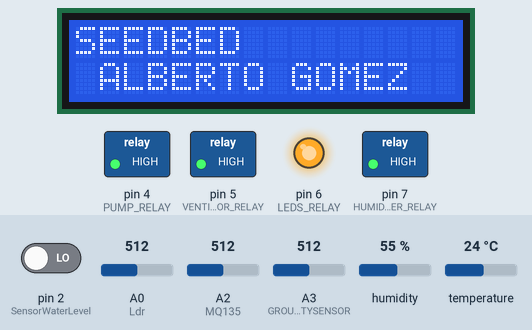
This sketch was run on a simulated Arduino Uno, built with avr-gcc and run on an emulated ATmega328P. On the bench: 16×2 character LCD, switched loads named in the sketch (green lamp = pin HIGH), output pins drawn as LEDs (lit = HIGH). The inputs (shaded band) are chosen by the test bench; at power-on: humidity 55 %, temperature 24 °C, pin 2 (SensorWaterLevel) LOW, A0 (Ldr) = 512, A2 (MQ135) = 512, A3 (GROUNDHUMIDITYSENSOR) = 512. The local clock reads 2024-03-15 10:24:30 at power-on unless the sketch sets it; what the sketch prints to the serial monitor is not drawn.

Above: at 3.3 s.
At 7.5 s:
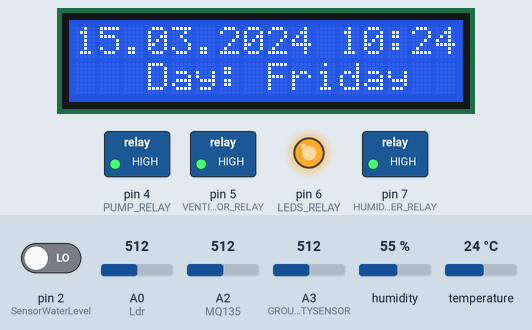
7.6 s: humidity set to 22 %
At 10.2 s:
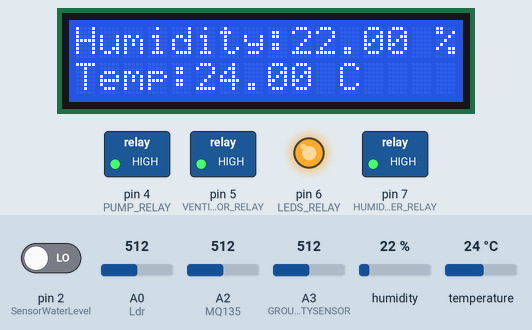
23.5 s: temperature set to 12 °C
At 26.0 s:
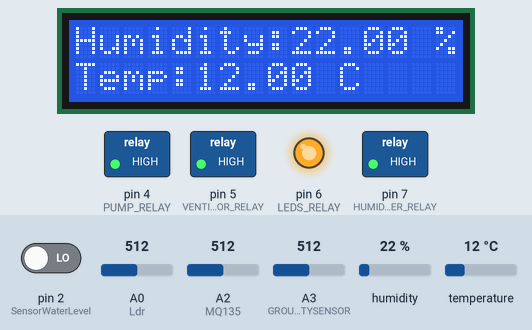
Timing chart, 0 to 27.5 s (numbered marks = the images above; inputs shaded):
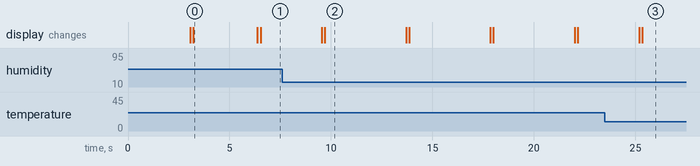

Measured:
- what the display in image 0 shows lasts 3.2 s, from 3.2 s to 6.4 s
- what the display in image 2 shows lasts 4.0 s, from 9.7 s to 13.7 s

The sketch:

Arduino.ino
```cpp
// INCLUDE THE LIBRARIES

#include "DHT.h" // DHT22SENSOR
#include "math.h" // OPERATIONS
#include "stdio.h" // FUNCTIONS
#include "LiquidCrystal.h" // LCD
#include "RTClib.h" // CLOCK
#include <Time.h> // Time

// DEFINE THE CONSTANTS
#define COLS 16 // Rows of LCD
#define ROWS 2 // Files of LCD
#define DHTTYPE DHT22   // DHT 22
#define DHTPin 3     // what digital pin we're connected to
#define Ldr A0 // what digital pin we're connected to
#define MQ135 A2 // what digital pin we're connected to
#define GROUNDHUMIDITYSENSOR A3 // what digital pin we're connected to
#define SensorWaterLevel 2 // what digital pin we're connected to
#define PUMP_RELAY 4 // what digital pin we're connected to
#define VENTILATOR_RELAY 5 // what digital pin we're connected to
#define LEDS_RELAY 6 // what digital pin we're connected to
#define HUMIDIFIER_RELAY 7 // what digital pin we're connected to
#define RL 1000
#define Ro 3600

// INITIALITATION OF THE COMPONENTS
RTC_DS3231 RTC;
const int rs = 8, en = 9, d4 = 10, d5 = 11, d6 = 12, d7 = 13;
LiquidCrystal lcd(rs, en, d4, d5, d6, d7);
DHT dht(DHTPin, DHTTYPE);


// DEFINE MESSAGES LCD
String  daysOfTheWeek[7] = { "Sunday", "Monday", "Tuesday", "Wednesday", "Thursday", "Friday", "Saturday" };
String  monthsNames[12] = { "January", "February", "March", "Abril", "May",  "June", "July", "August", "September", "October", "November", "December" };
String StartingSTr = "INITIALIZING....";
String WelcomeName = " ALBERTO GOMEZ";
String WelcomeString = "SEEDBED";
String TemperatureStr;
String HumidityAirStr;
String HumidityGroundStr;
String Co2Str;
String LDRStr;
String ALERTS;

// DEFINE SYMBOLS FOR LCD
byte Bell[] = {
  B00100,
  B01110,
  B01110,
  B01110,
  B11111,
  B00000,
  B00100,
  B00000
};
byte WaterLevel[] = {
  B10001,
  B10001,
  B10001,
  B11111,
  B11111,
  B11111,
  B11111,
  B11111
};
byte Wait[] = {
  B11111,
  B10001,
  B01010,
  B00100,
  B00100,
  B01010,
  B11111,
  B11111
};
// DEFINE STATUS
float humidityground, temperatureair, humidityair, CO2, LDR;
int   SensorWaterValue = 0, lux;
char pump, ventilator, light, humidifier, gasAlert, waterLevel;
String separator[4]; // positions of actuators
bool statusLEDS=false, statusPUMP=false;


// GLOBAL VARIABLES OF ENVIROMENTAL CONTROL
const int LUXACEPTABLE =  20; // Limit of light between day and night
const int GASACEPMAX = 1000 ; // Level of gas High
const int HSMIN = 20; // Minimun Soil moisture
const int HAMIN = 20; // Minimun Air Humidity
const int HAMAX = 80; // Maximun Air Humidity
const int TEMPMIN = 10; // Minimun Air Temperature
const int TEMPMAX = 36; // Maximun Air Temperature


const int MIN_LIGHT = 859;
const int MAX_LIGHT =  79;


//DEFINE FUNCTIONS
void showDateLCD();
void showSensorsLCD ();
void Initializing ();
void readSensors();
void checkRelays();
bool isScheduledONIrrigation(DateTime date);
bool isScheduledONLEDS(DateTime date);
void Enviromental_control (bool LEDS, bool PUMP);


//Initializing
void setup() {
  // DEFINE THE PINS

 // INPUTS
  pinMode(MQ135, INPUT);
  pinMode(Ldr, INPUT);
  pinMode(SensorWaterLevel, INPUT);
  pinMode(GROUNDHUMIDITYSENSOR, INPUT);

  //OUTPUTS
  pinMode(PUMP_RELAY, OUTPUT);
  pinMode(VENTILATOR_RELAY, OUTPUT);
  pinMode(LEDS_RELAY, OUTPUT);
  pinMode(HUMIDIFIER_RELAY, OUTPUT);
  digitalWrite(PUMP_RELAY, HIGH);
  digitalWrite(VENTILATOR_RELAY, HIGH);
   digitalWrite(LEDS_RELAY, HIGH);
  digitalWrite(HUMIDIFIER_RELAY, HIGH);


// Run the LCD
  lcd.begin(COLS, ROWS);
  lcd.createChar(0, Wait);
  lcd.createChar(1, WaterLevel);
  lcd.createChar(1, Bell);
  lcd.setCursor(0, 1);
  Initializing (); // Welcome messages

  dht.begin(); // Run the sensor DHT22

  //OPEN THE CLOCK
  if (!RTC.begin()) {
    Serial.println(F("Couldn't find RTC"));
    while (1);
  }

  // If the current is lost, fix the hour and the time
  if (RTC.lostPower()) {
    // Fix the date and time of compilation
   // RTC.adjust(DateTime(2020, 8, 15, 13, 8, 0));
   RTC.adjust(DateTime(F(__DATE__), F(__TIME__)));
  }

  // SWITCH OFF EVERYTHING
  pump = 'L';
  ventilator = 'L';
  light = 'L';
  humidifier = 'L';
  gasAlert = 'L';
  waterLevel = 'L';

  Serial.begin(9600);
  delay(3000);
};

// VOID LOOP

void loop() {
  showDateLCD();
  readSensors();
  showSensorsLCD ();
  sendMessage ();
  DateTime now = RTC.now();
  Enviromental_control(isScheduledONLEDS(now), isScheduledONIrrigation(now));
};


void showDateLCD () {
  DateTime now = RTC.now();       // Obtain the current datetime
  char date[20];
  sprintf(date, "%.2d.%.2d.%.4d %.2d:%.2d:%.2d", now.day(), now.month(), now.year(), now.hour(), now.minute(), now.second());
  lcd.clear();
  String  date1 = (" Day: " + daysOfTheWeek[now.dayOfTheWeek()] );
  lcd.setCursor(0, 0);
  lcd.print(date);
  delay(150);
  lcd.setCursor(2, 1);
  lcd.print(date1);
  delay(3000);
  lcd.clear();
};

void showSensorsLCD () {
  HumidityAirStr = ("Humidity:" + String(humidityair) + " %" );
  TemperatureStr = ("Temp:" + String(temperatureair) + " C" );
  HumidityGroundStr = ("Ground:" + String(humidityground) + " %");
  Co2Str = ("Co2:" + String(CO2) + " ppm");
  LDRStr = ("LDR:" + String(LDR) + " lux");
  ALERTS = ("GAS: " + String(gasAlert) + " Water:" + String(waterLevel));
  lcd.clear();
  lcd.setCursor(0, 0);
  lcd.print(HumidityAirStr);
  delay(150);
  lcd.setCursor(0, 1);
  lcd.print(TemperatureStr);
  delay(4000);
  lcd.clear();
  lcd.setCursor(0, 0);
  lcd.print(HumidityGroundStr);
  delay(150);
  lcd.setCursor(0, 1);
  lcd.print(Co2Str);
  delay(4000);
  lcd.clear();
  lcd.setCursor(0, 0);
  lcd.print(LDRStr);
  delay(150);
  lcd.setCursor(0, 1);
  lcd.print(ALERTS);
  delay(4000);
};

void Initializing () {
  lcd.setCursor(0, 0);
  lcd.print (StartingSTr);
  lcd.setCursor(8, 1);
  lcd.write(byte(0));
  delay(3000);
  lcd.clear();
  lcd.setCursor(0, 0);
  lcd.print (WelcomeString);
  delay(150);
  lcd.setCursor(0, 1);
  lcd.print (WelcomeName);
  delay(150);

};

void sendMessage () {
  //send(humidityair,temperatureair,humidityground,CO2, LDR, pump, ventilator, light, humidifier, gasAlert, waterLevel);
  String SENSOR1 =  String(humidityair, 3);     // converting a constant string into a String object
  String SENSOR2 =  String(temperatureair, 3);     // converting a constant string into a String object
  String SENSOR3 =  String(humidityground, 3);     // converting a constant string into a String object
  String SENSOR4 =  String(CO2, 3);     // converting a constant string into a String object
  String SENSOR5 =  String(LDR, 3);     // converting a constant string into a String object

  String message =  String(SENSOR1 + "," + SENSOR2 + "," + SENSOR3 + "," + SENSOR4 + "," + SENSOR5 + "," + pump + "," + ventilator + "," + light + "," + humidifier + "," + gasAlert + "," + waterLevel +  "\r\n");
  Serial.println(message); // send message
  Serial.println("\n");

};

void readSerial() {
  if (Serial.available() > 0) {
    String data = Serial.readStringUntil('\r\n');
    separator[1] = data.substring(0, 1);
    separator[2] = data.substring(2, 3);
    separator[3] = data.substring(4, 5);
    separator[4] = data.substring(6, 7);
  }
};

// CHECK AUTOMATIC IRRIGATING
bool isScheduledONIrrigation(DateTime date)
{
  int weekDay = date.dayOfTheWeek();
  float hours = date.hour() + date.minute() / 60.0;

  // FROM 8.00 to 8.01
  bool hourCondition = (hours > 20.00 && hours < 20.01);
  if (hourCondition ||(humidityground<HSMIN))
  {
    return true;
  }
  return false;
};

// CHECK AUTOMATIC LEDS
bool isScheduledONLEDS(DateTime date)
{
  float hours = date.hour() + date.minute() / 60.0;

  // FROM 21.00 to 7.00
  bool hourCondition = (hours > 22.00 || hours < 7.00);
  if (hourCondition)
  {
    return true;
  }
  return false;
};

// READING OF THE SENSORS
void readSensors()
{
  // Reading sensor DHT22
  humidityair = dht.readHumidity();
  temperatureair = dht.readTemperature();
  if (isnan(humidityair) || isnan(temperatureair)) {
    Serial.println("Failed to read from DHT sensor!");
    return;
  }
  // Reading Ldr
  int light_reading = analogRead(Ldr);
  // Convert MIN reading (79) -> MAX reading (859) to a range 0->100.
  LDR = map(light_reading, MIN_LIGHT, MAX_LIGHT, 0, 100);

  // Reading Water Level
  int SensorWaterValue = digitalRead(SensorWaterLevel);
  if (SensorWaterValue == HIGH) {
    waterLevel = 'L';
  }
  else {
    waterLevel = 'H';
  }
  // Reading Ground Humidity sensor
  int x = map(0, 1023, 0, 5, analogRead(GROUNDHUMIDITYSENSOR));
  humidityground = map(x, 700, 300, 0, 100); ;
  //humidityground= (-3.1495)*x+103.83;

  //Reading of CO2
  /*  int Rs= (1023*(RL/analogRead(MQ135))-RL);
    ppm = pow(10,(5.27*(log((Rs/Ro))-0.35)));
  */
  CO2 = analogRead(MQ135) + 150;

   if (CO2>GASACEPMAX) {
      gasAlert = 'H';
  }
  else {
      gasAlert = 'L';
  }
};

// ENVIROMENTAL CONTROL

void Enviromental_control (bool LEDS, bool PUMP){

 //TEMPERATURE CO2  HUMIDITY AIR MAX VALUES

if (temperatureair>TEMPMAX||(humidityair>HAMAX)|| (CO2>GASACEPMAX)){
  digitalWrite(VENTILATOR_RELAY,LOW);
  ventilator = 'H';
}else{
  digitalWrite(VENTILATOR_RELAY,HIGH);
  ventilator = 'L';
}


 //HUMIDITY AIR

 if (humidityair<HAMIN){
  digitalWrite(HUMIDIFIER_RELAY,LOW);
  humidifier = 'H';
}else{
  digitalWrite(HUMIDIFIER_RELAY,HIGH);
  humidifier = 'L';
}


   // CHECK IF LEDS MUST BE ON
  if ((LEDS==true||LDR<LUXACEPTABLE)&& statusLEDS == false)      //  OFF and it should be on because of night or level of light
  {
    digitalWrite(LEDS_RELAY, LOW);// Activation of the LEDS
  light = 'H';
    statusLEDS = true; //change the status
  }
  else if ((LEDS=false)&& (statusLEDS == true))      //  ON and it should be off because of day or level of light
  {
    digitalWrite(LEDS_RELAY, HIGH); // Desactivation of the leds
      light = 'L';
    statusLEDS = false; //change the status
  }


 //SOIL MOISTURE

   // CHECK IF Irriggation MUST BE ON
  if (PUMP== true && statusPUMP == false)      //  OFF and it should be on because of soil moisture or time
  {
    digitalWrite(PUMP_RELAY, LOW); // Activation of the pump
    statusPUMP = true; //change the status
    pump = 'H';
    Serial.println("Bomba activada");
  }
  else if ((PUMP== false )  && statusPUMP == true)       //  ON and it should be off because of time or level of soil moisture
  {
    digitalWrite(PUMP_RELAY, HIGH); // Desactivation of the pump
     pump='L';
    statusPUMP = false; //change the status
    Serial.println("Bomba desactivada");
  }


  };
 
```
